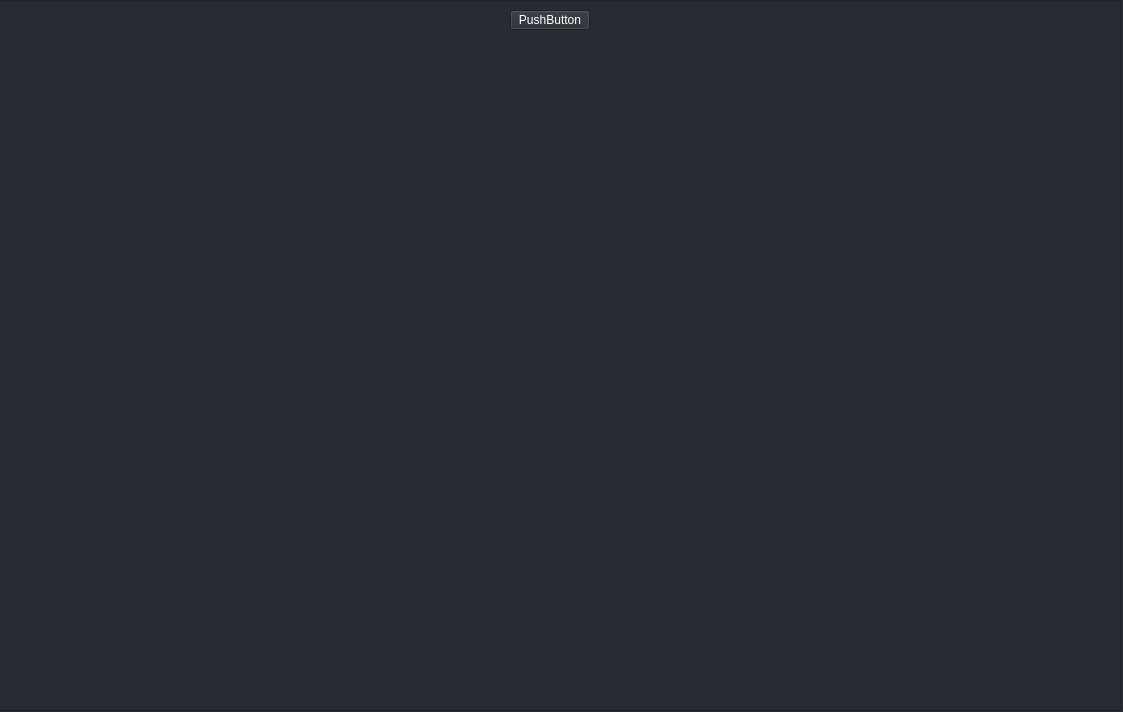
<?xml version="1.0" encoding="UTF-8"?>
<ui version="4.0">
 <class>XMallMainWindow</class>
 <widget class="QWidget" name="XMallMainWindow">
  <property name="geometry">
   <rect>
    <x>0</x>
    <y>0</y>
    <width>1123</width>
    <height>712</height>
   </rect>
  </property>
  <property name="windowTitle">
   <string>Form</string>
  </property>
  <property name="styleSheet">
   <string notr="true">*{
background:rgb(40, 44, 50);
color:white;
}</string>
  </property>
  <widget class="QPushButton" name="pushButton">
   <property name="geometry">
    <rect>
     <x>370</x>
     <y>0</y>
     <width>80</width>
     <height>20</height>
    </rect>
   </property>
   <property name="text">
    <string>PushButton</string>
   </property>
  </widget>
  <widget class="QFrame" name="frame">
   <property name="geometry">
    <rect>
     <x>-30</x>
     <y>0</y>
     <width>1151</width>
     <height>711</height>
    </rect>
   </property>
   <property name="frameShape">
    <enum>QFrame::StyledPanel</enum>
   </property>
   <property name="frameShadow">
    <enum>QFrame::Raised</enum>
   </property>
   <widget class="QPushButton" name="pushButton_2">
    <property name="geometry">
     <rect>
      <x>540</x>
      <y>10</y>
      <width>80</width>
      <height>20</height>
     </rect>
    </property>
    <property name="text">
     <string>PushButton</string>
    </property>
   </widget>
  </widget>
 </widget>
 <resources/>
 <connections/>
</ui>
